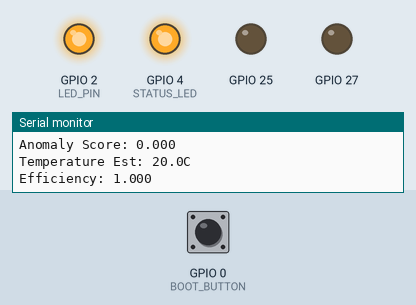
Bench run of a sketch on a simulated ESP32. Parts: output pins drawn as LEDs (lit = HIGH), the last lines printed to the serial monitor. The inputs (shaded band) are chosen by the test bench; at power-on: GPIO 0 (BOOT_BUTTON) HIGH. WiFi joins after 1.5 s; servers stay silent unless stated; I2S audio is not simulated (input reads silence); uploads are accepted with an empty reply; random numbers use the default seed unless the sketch sets one.

Above: at 5.3 s.
5.4 s: GPIO 0 (BOOT_BUTTON) pulled LOW for 1.25 s
At 9.1 s:
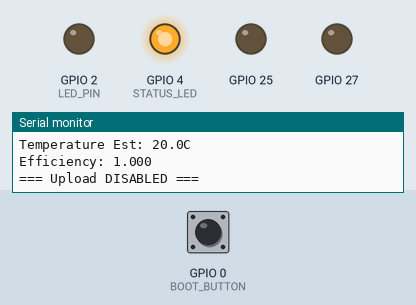
9.6 s: GPIO 0 (BOOT_BUTTON) pulled LOW for 1.25 s
At 13.0 s:
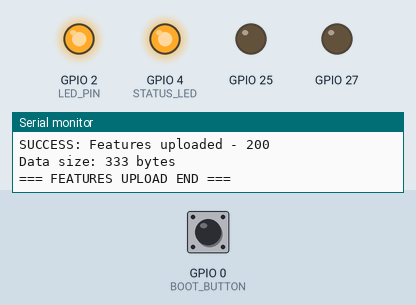
Timing chart, 0 to 14.5 s (numbered marks = the images above; inputs shaded):
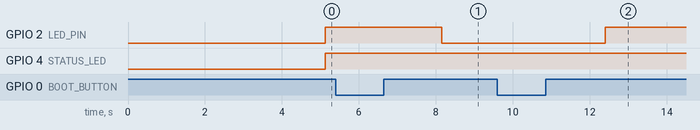

The sketch:

ice_cream_sensor_no_json.ino
```cpp
#include <Arduino.h>
#include <driver/i2s.h>
#include <WiFi.h>
#include <HTTPClient.h>

// ====== 설정 ======
#define SAMPLE_RATE 16000  // 더 높은 샘플레이트
#define WINDOW_MS 1000     // 1초 윈도우
#define ANALYSIS_MS 5000   // 5초마다 분석
#define UPLOAD_MS 10000    // 10초마다 업로드
#define BUFFER_SIZE (SAMPLE_RATE * WINDOW_MS / 1000)

// 핀 설정
#define BOOT_BUTTON 0
#define LED_PIN 2
#define STATUS_LED 4

// WiFi 설정
const char* ssid = "U+Net98A4";
const char* password = "EF#AE96H86";
const char* serverURL = "http://3.39.124.0:3000/api/esp32/features";

// ====== 전역 변수 ======
int16_t audioBuffer[BUFFER_SIZE];
bool wifiConnected = false;
bool uploadEnabled = true;
unsigned long lastUpload = 0;
unsigned long lastAnalysis = 0;
String deviceID = "ICE_STORE_24H_" + String(random(1000, 9999));

// 버튼 제어
bool lastButtonState = HIGH;
unsigned long lastButtonPress = 0;

// 오디오 특징 구조체
struct AudioFeatures {
    uint32_t timestamp;
    float rms_energy;
    float spectral_centroid;
    float spectral_rolloff;
    float zero_crossing_rate;
    float mfcc[13];
    float compressor_state;
    float anomaly_score;
    float temperature_estimate;
    float efficiency_score;
};

// I2S 설정
const i2s_config_t i2s_config = {
    .mode = (i2s_mode_t)(I2S_MODE_MASTER | I2S_MODE_RX),
    .sample_rate = SAMPLE_RATE,
    .bits_per_sample = I2S_BITS_PER_SAMPLE_16BIT,
    .channel_format = I2S_CHANNEL_FMT_ONLY_LEFT,
    .communication_format = (i2s_comm_format_t)(I2S_COMM_FORMAT_I2S | I2S_COMM_FORMAT_I2S_MSB),
    .intr_alloc_flags = 0,
    .dma_buf_count = 8,
    .dma_buf_len = 256,
    .use_apll = true,
    .tx_desc_auto_clear = false,
    .fixed_mclk = 0
};

const i2s_pin_config_t pin_config = {
    .bck_io_num = 27, .ws_io_num = 25, .data_out_num = I2S_PIN_NO_CHANGE, .data_in_num = 26
};

// ====== 함수들 ======
void setupI2S() {
    pinMode(26, INPUT); pinMode(25, OUTPUT); pinMode(27, OUTPUT);
    i2s_driver_install(I2S_NUM_0, &i2s_config, 0, NULL);
    i2s_set_pin(I2S_NUM_0, &pin_config);
    i2s_zero_dma_buffer(I2S_NUM_0);
    Serial.println("I2S ready");
}

void connectWiFi() {
    Serial.println("WiFi connecting...");
    WiFi.mode(WIFI_STA);
    WiFi.setAutoReconnect(true);
    WiFi.persistent(true);
    WiFi.disconnect();
    delay(100);
    WiFi.begin(ssid, password);

    int attempts = 0;
    while (WiFi.status() != WL_CONNECTED && attempts < 20) {
        delay(1000);
        Serial.print(".");
        attempts++;
    }

    if (WiFi.status() == WL_CONNECTED) {
        Serial.println("\nWiFi connected! IP: " + WiFi.localIP().toString());
        wifiConnected = true;
    } else {
        Serial.println("\nWiFi failed!");
        wifiConnected = false;
    }
}

// 오디오 데이터 수집
bool collectAudio() {
    size_t bytes_read = 0;
    if (i2s_read(I2S_NUM_0, audioBuffer, BUFFER_SIZE * sizeof(int16_t), &bytes_read, portMAX_DELAY) == ESP_OK && bytes_read > 0) {
        return true;
    }
    return false;
}

// RMS 에너지 계산
float calculateRMS(int16_t* buffer, int length) {
    long sum = 0;
    for (int i = 0; i < length; i++) {
        sum += (long)buffer[i] * buffer[i];
    }
    return sqrt((float)sum / length);
}

// 제로 크로싱 비율 계산
float calculateZeroCrossingRate(int16_t* buffer, int length) {
    int crossings = 0;
    for (int i = 1; i < length; i++) {
        if ((buffer[i] >= 0) != (buffer[i-1] >= 0)) {
            crossings++;
        }
    }
    return (float)crossings / (length - 1);
}

// 스펙트럼 중심 계산 (단순화된 버전)
float calculateSpectralCentroid(int16_t* buffer, int length) {
    float sum = 0;
    float weightedSum = 0;

    for (int i = 0; i < length; i++) {
        float magnitude = abs(buffer[i]);
        sum += magnitude;
        weightedSum += magnitude * i;
    }

    return sum > 0 ? weightedSum / sum : 0;
}

// 스펙트럼 롤오프 계산 (단순화된 버전)
float calculateSpectralRolloff(int16_t* buffer, int length) {
    float totalEnergy = 0;
    for (int i = 0; i < length; i++) {
        totalEnergy += abs(buffer[i]);
    }

    float cumulativeEnergy = 0;
    for (int i = 0; i < length; i++) {
        cumulativeEnergy += abs(buffer[i]);
        if (cumulativeEnergy >= totalEnergy * 0.85) {
            return (float)i / length;
        }
    }
    return 1.0;
}

// MFCC 계산 (단순화된 버전)
void calculateMFCC(int16_t* buffer, int length, float* mfcc) {
    float rms = calculateRMS(buffer, length);

    for (int i = 0; i < 13; i++) {
        mfcc[i] = rms * (i + 1) * 0.1; // 단순화된 MFCC
    }
}

// 압축기 상태 감지
bool detectCompressorState(float rms, float spectralCentroid, float zeroCrossingRate) {
    bool isOn = (rms > 1000) && (spectralCentroid > 0.3) && (zeroCrossingRate < 0.1);
    return isOn;
}

// 이상 점수 계산
float calculateAnomalyScore(float rms, float spectralCentroid, float zeroCrossingRate, bool compressorState) {
    float anomaly = 0;

    if (rms > 5000) anomaly += 0.3;
    if (spectralCentroid > 0.8) anomaly += 0.2;
    if (zeroCrossingRate > 0.5) anomaly += 0.2;

    if (compressorState && rms < 500) anomaly += 0.3;
    if (!compressorState && rms > 2000) anomaly += 0.3;

    return min(anomaly, 1.0);
}

// 온도 추정
float estimateTemperature(float rms, float spectralCentroid) {
    float temp = 20.0;
    if (rms > 2000) temp += 5.0;
    if (spectralCentroid > 0.5) temp += 3.0;
    return temp;
}

// 효율성 점수 계산
float calculateEfficiencyScore(bool compressorState, float rms, float anomalyScore) {
    if (!compressorState) return 1.0;

    float efficiency = 1.0;
    if (rms > 3000) efficiency -= 0.2;
    if (anomalyScore > 0.5) efficiency -= 0.3;

    return max(efficiency, 0.0);
}

// 오디오 특징 추출
AudioFeatures extractAudioFeatures() {
    AudioFeatures features;
    features.timestamp = millis();

    features.rms_energy = calculateRMS(audioBuffer, BUFFER_SIZE);
    features.spectral_centroid = calculateSpectralCentroid(audioBuffer, BUFFER_SIZE);
    features.spectral_rolloff = calculateSpectralRolloff(audioBuffer, BUFFER_SIZE);
    features.zero_crossing_rate = calculateZeroCrossingRate(audioBuffer, BUFFER_SIZE);

    calculateMFCC(audioBuffer, BUFFER_SIZE, features.mfcc);

    features.compressor_state = detectCompressorState(features.rms_energy, features.spectral_centroid, features.zero_crossing_rate) ? 1.0 : 0.0;
    features.anomaly_score = calculateAnomalyScore(features.rms_energy, features.spectral_centroid, features.zero_crossing_rate, features.compressor_state > 0.5);
    features.temperature_estimate = estimateTemperature(features.rms_energy, features.spectral_centroid);
    features.efficiency_score = calculateEfficiencyScore(features.compressor_state > 0.5, features.rms_energy, features.anomaly_score);

    return features;
}

// JSON 문자열 생성 (수동)
String createJSON(AudioFeatures features) {
    String json = "{";
    json += "\"device_id\":\"" + deviceID + "\",";
    json += "\"timestamp\":" + String(features.timestamp) + ",";
    json += "\"rms_energy\":" + String(features.rms_energy, 2) + ",";
    json += "\"spectral_centroid\":" + String(features.spectral_centroid, 3) + ",";
    json += "\"spectral_rolloff\":" + String(features.spectral_rolloff, 3) + ",";
    json += "\"zero_crossing_rate\":" + String(features.zero_crossing_rate, 3) + ",";
    json += "\"compressor_state\":" + String(features.compressor_state, 1) + ",";
    json += "\"anomaly_score\":" + String(features.anomaly_score, 3) + ",";
    json += "\"temperature_estimate\":" + String(features.temperature_estimate, 1) + ",";
    json += "\"efficiency_score\":" + String(features.efficiency_score, 3) + ",";
    json += "\"mfcc\":[";

    for (int i = 0; i < 13; i++) {
        json += String(features.mfcc[i], 3);
        if (i < 12) json += ",";
    }

    json += "]}";
    return json;
}

// 특징 데이터 업로드
void uploadFeatures(AudioFeatures features) {
    if (!uploadEnabled || !wifiConnected) return;

    Serial.println("=== FEATURES UPLOAD START ===");

    String jsonString = createJSON(features);

    HTTPClient http;
    http.begin(serverURL);
    http.addHeader("Content-Type", "application/json");
    http.addHeader("X-Device-ID", deviceID);
    http.addHeader("X-Store-Type", "ice_cream_24h");

    int code = http.POST(jsonString);

    if (code > 0) {
        Serial.println("SUCCESS: Features uploaded - " + String(code));
        Serial.println("Data size: " + String(jsonString.length()) + " bytes");
    } else {
        Serial.println("FAILED: Features upload - " + String(code));
    }

    http.end();
    Serial.println("=== FEATURES UPLOAD END ===");
}

void handleBootButton() {
    bool currentButtonState = digitalRead(BOOT_BUTTON);

    if (currentButtonState == LOW && lastButtonState == HIGH) {
        lastButtonPress = millis();
    }

    if (currentButtonState == HIGH && lastButtonState == LOW) {
        unsigned long pressDuration = millis() - lastButtonPress;

        if (pressDuration < 2000) {
            uploadEnabled = !uploadEnabled;
            Serial.println("=== Upload " + String(uploadEnabled ? "ENABLED" : "DISABLED") + " ===");
        } else if (pressDuration >= 3000) {
            Serial.println("=== WiFi Reconnecting ===");
            WiFi.disconnect();
            delay(1000);
            connectWiFi();
        }
    }

    lastButtonState = currentButtonState;
}

// ====== Arduino 필수 함수들 ======
void setup() {
    Serial.begin(115200);
    delay(2000);

    pinMode(BOOT_BUTTON, INPUT_PULLUP);
    pinMode(LED_PIN, OUTPUT);
    pinMode(STATUS_LED, OUTPUT);

    Serial.println("=== 24H Ice Cream Store Monitoring System ===");
    Serial.println("Device: " + deviceID);
    Serial.println("Feature-based data transmission mode");
    Serial.println("Compressor On/Off time series analysis");

    setupI2S();
    connectWiFi();

    Serial.println("System ready");
}

void loop() {
    handleBootButton();

    wifiConnected = (WiFi.status() == WL_CONNECTED);
    if (!wifiConnected) {
        connectWiFi();
    }

    // 오디오 수집
    if (collectAudio()) {
        // 5초마다 특징 분석
        if (millis() - lastAnalysis >= ANALYSIS_MS) {
            AudioFeatures features = extractAudioFeatures();

            // 특징 출력
            Serial.println("=== AUDIO FEATURES ===");
            Serial.println("RMS: " + String(features.rms_energy, 2));
            Serial.println("Spectral Centroid: " + String(features.spectral_centroid, 3));
            Serial.println("Compressor State: " + String(features.compressor_state > 0.5 ? "ON" : "OFF"));
            Serial.println("Anomaly Score: " + String(features.anomaly_score, 3));
            Serial.println("Temperature Est: " + String(features.temperature_estimate, 1) + "C");
            Serial.println("Efficiency: " + String(features.efficiency_score, 3));

            lastAnalysis = millis();
        }

        // 10초마다 업로드
        if (millis() - lastUpload >= UPLOAD_MS) {
            if (uploadEnabled && wifiConnected) {
                AudioFeatures features = extractAudioFeatures();
                uploadFeatures(features);
                lastUpload = millis();
            }
        }
    }

    // LED 상태 표시
    digitalWrite(LED_PIN, uploadEnabled ? HIGH : LOW);
    digitalWrite(STATUS_LED, wifiConnected ? HIGH : LOW);

    delay(10);
}
```

Measured:
- after the input at 5.4 s, GPIO 2 (LED_PIN): HIGH → LOW after 2.8 s
- after the input at 9.6 s, GPIO 2 (LED_PIN): LOW → HIGH after 2.8 s
